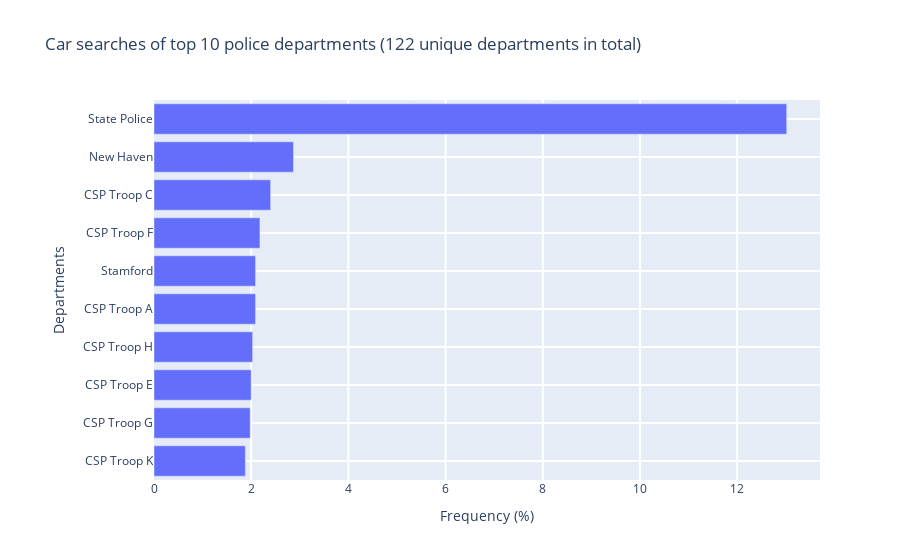

The cell this chart's notebook holds for it:
### Code cell
departments_freq = round(df['Department Name'].value_counts(normalize=True) * 100,2).sort_values(ascending=True).tail(10)
data = [
    go.Bar(
        y=departments_freq.index,
        x=departments_freq,
        orientation='h',
    )]
layout = go.Layout(
    height=800,
    title=f'Car searches of top {departments_freq.size} police departments ({df["Department Name"].nunique()} unique departments in total)',
    hovermode='closest',
    xaxis=dict(title='Frequency (%)', ticklen=5, zeroline=False, gridwidth=2, domain=[0.1, 1]),
    yaxis=dict(title='Departments', ticklen=5, gridwidth=2),
    showlegend=False
)
fig = go.Figure(data=data, layout=layout)
iplot(fig)

### Figure 1 — Plotly figure (JSON) as saved in the notebook; plotly's stock layout.template omitted (floating-point values rounded to 4 significant figures)
{"data": [{"orientation": "h", "type": "bar", "x": [1.88, 1.98, 2, 2.03, 2.09, 2.09, 2.18, 2.4, 2.87, 13.02], "y": ["CSP Troop K", "CSP Troop G", "CSP Troop E", "CSP Troop H", "CSP Troop A", "Stamford", "CSP Troop F", "CSP Troop C", "New Haven", "State Police"]}], "layout": {"autosize": true, "hovermode": "closest", "showlegend": false, "title": {"text": "Car searches of top 10 police departments (122 unique departments in total)"}, "xaxis": {"autorange": true, "domain": [0.1, 1], "gridwidth": 2, "range": [0, 13.71], "ticklen": 5, "title": {"text": "Frequency (%)"}, "type": "linear", "zeroline": false}, "yaxis": {"autorange": true, "gridwidth": 2, "range": [-0.5, 9.5], "ticklen": 5, "title": {"text": "Departments"}, "type": "category"}}}
